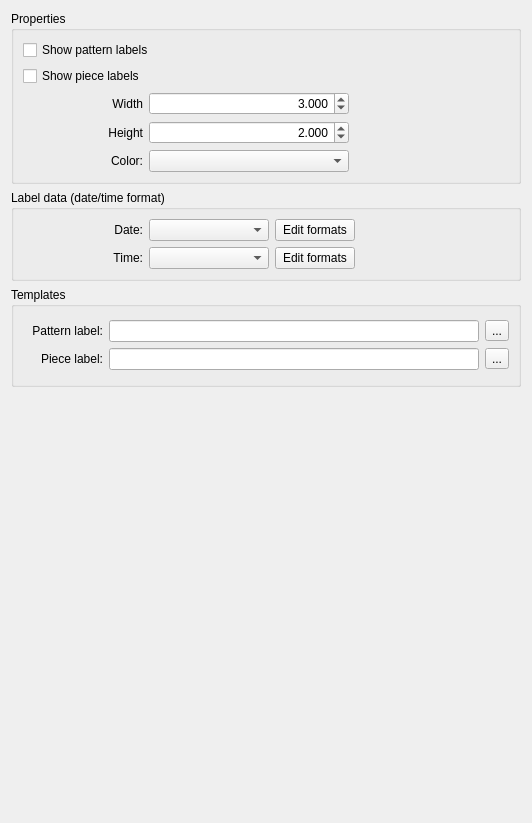
     <widget class="QWidget" name="tab_7">
      <property name="sizePolicy">
       <sizepolicy hsizetype="Expanding" vsizetype="Preferred">
        <horstretch>0</horstretch>
        <verstretch>0</verstretch>
       </sizepolicy>
      </property>
      <attribute name="title">
       <string>Labels</string>
      </attribute>
      <layout class="QVBoxLayout" name="verticalLayout_17">
       <item>
        <widget class="QGroupBox" name="labelsProperties_GroupBox">
         <property name="sizePolicy">
          <sizepolicy hsizetype="Expanding" vsizetype="Preferred">
           <horstretch>0</horstretch>
           <verstretch>0</verstretch>
          </sizepolicy>
         </property>
         <property name="minimumSize">
          <size>
           <width>420</width>
           <height>170</height>
          </size>
         </property>
         <property name="maximumSize">
          <size>
           <width>16777215</width>
           <height>16777215</height>
          </size>
         </property>
         <property name="font">
          <font>
           <pointsize>9</pointsize>
          </font>
         </property>
         <property name="title">
          <string>Properties</string>
         </property>
         <layout class="QVBoxLayout" name="verticalLayout_22">
          <item>
           <layout class="QVBoxLayout" name="verticalLayout_24">
            <item>
             <widget class="QCheckBox" name="showPatternLabels_CheckBox">
              <property name="sizePolicy">
               <sizepolicy hsizetype="Preferred" vsizetype="Preferred">
                <horstretch>0</horstretch>
                <verstretch>0</verstretch>
               </sizepolicy>
              </property>
              <property name="font">
               <font>
                <pointsize>9</pointsize>
               </font>
              </property>
              <property name="toolTip">
               <string>By default forbid flipping for all new created workpieces</string>
              </property>
              <property name="text">
               <string>Show pattern labels</string>
              </property>
             </widget>
            </item>
            <item>
             <widget class="QCheckBox" name="showPieceLabels_CheckBox">
              <property name="font">
               <font>
                <pointsize>9</pointsize>
               </font>
              </property>
              <property name="text">
               <string>Show piece labels</string>
              </property>
             </widget>
            </item>
           </layout>
          </item>
          <item>
           <layout class="QHBoxLayout" name="horizontalLayout_24">
            <item>
             <widget class="QLabel" name="labelWidth_Label">
              <property name="sizePolicy">
               <sizepolicy hsizetype="Preferred" vsizetype="Preferred">
                <horstretch>0</horstretch>
                <verstretch>0</verstretch>
               </sizepolicy>
              </property>
              <property name="minimumSize">
               <size>
                <width>120</width>
                <height>0</height>
               </size>
              </property>
              <property name="maximumSize">
               <size>
                <width>16777215</width>
                <height>16777215</height>
               </size>
              </property>
              <property name="font">
               <font>
                <pointsize>9</pointsize>
               </font>
              </property>
              <property name="text">
               <string>Width</string>
              </property>
              <property name="alignment">
               <set>Qt::AlignRight|Qt::AlignTrailing|Qt::AlignVCenter</set>
              </property>
             </widget>
            </item>
            <item>
             <widget class="QDoubleSpinBox" name="defaultLabelWidth_DoubleSpinBox">
              <property name="sizePolicy">
               <sizepolicy hsizetype="Preferred" vsizetype="Fixed">
                <horstretch>0</horstretch>
                <verstretch>0</verstretch>
               </sizepolicy>
              </property>
              <property name="minimumSize">
               <size>
                <width>200</width>
                <height>20</height>
               </size>
              </property>
              <property name="maximumSize">
               <size>
                <width>120</width>
                <height>16777215</height>
               </size>
              </property>
              <property name="font">
               <font>
                <pointsize>9</pointsize>
               </font>
              </property>
              <property name="styleSheet">
               <string notr="true"/>
              </property>
              <property name="alignment">
               <set>Qt::AlignRight|Qt::AlignTrailing|Qt::AlignVCenter</set>
              </property>
              <property name="decimals">
               <number>3</number>
              </property>
              <property name="minimum">
               <double>1.000000000000000</double>
              </property>
              <property name="maximum">
               <double>20.000000000000000</double>
              </property>
              <property name="singleStep">
               <double>0.100000000000000</double>
              </property>
              <property name="value">
               <double>3.000000000000000</double>
              </property>
             </widget>
            </item>
            <item>
             <spacer name="horizontalSpacer_25">
              <property name="orientation">
               <enum>Qt::Horizontal</enum>
              </property>
              <property name="sizeHint" stdset="0">
               <size>
                <width>58</width>
                <height>17</height>
               </size>
              </property>
             </spacer>
            </item>
           </layout>
          </item>
          <item>
           <layout class="QHBoxLayout" name="horizontalLayout_25">
            <item>
             <widget class="QLabel" name="labelHeight_Label">
              <property name="sizePolicy">
               <sizepolicy hsizetype="Preferred" vsizetype="Preferred">
                <horstretch>0</horstretch>
                <verstretch>0</verstretch>
               </sizepolicy>
              </property>
              <property name="minimumSize">
               <size>
                <width>120</width>
                <height>0</height>
               </size>
              </property>
              <property name="maximumSize">
               <size>
                <width>16777215</width>
                <height>16777215</height>
               </size>
              </property>
              <property name="font">
               <font>
                <pointsize>9</pointsize>
               </font>
              </property>
              <property name="text">
               <string>Height</string>
              </property>
              <property name="alignment">
               <set>Qt::AlignRight|Qt::AlignTrailing|Qt::AlignVCenter</set>
              </property>
             </widget>
            </item>
            <item>
             <widget class="QDoubleSpinBox" name="defaultLabelHeight_DoubleSpinBox">
              <property name="sizePolicy">
               <sizepolicy hsizetype="Preferred" vsizetype="Fixed">
                <horstretch>0</horstretch>
                <verstretch>0</verstretch>
               </sizepolicy>
              </property>
              <property name="minimumSize">
               <size>
                <width>200</width>
                <height>20</height>
               </size>
              </property>
              <property name="maximumSize">
               <size>
                <width>120</width>
                <height>16777215</height>
               </size>
              </property>
              <property name="font">
               <font>
                <pointsize>9</pointsize>
               </font>
              </property>
              <property name="styleSheet">
               <string notr="true"/>
              </property>
              <property name="alignment">
               <set>Qt::AlignRight|Qt::AlignTrailing|Qt::AlignVCenter</set>
              </property>
              <property name="decimals">
               <number>3</number>
              </property>
              <property name="minimum">
               <double>1.000000000000000</double>
              </property>
              <property name="maximum">
               <double>20.000000000000000</double>
              </property>
              <property name="singleStep">
               <double>0.100000000000000</double>
              </property>
              <property name="value">
               <double>2.000000000000000</double>
              </property>
             </widget>
            </item>
            <item>
             <spacer name="horizontalSpacer_26">
              <property name="orientation">
               <enum>Qt::Horizontal</enum>
              </property>
              <property name="sizeHint" stdset="0">
               <size>
                <width>58</width>
                <height>17</height>
               </size>
              </property>
             </spacer>
            </item>
           </layout>
          </item>
          <item>
           <layout class="QHBoxLayout" name="horizontalLayout_23">
            <item>
             <widget class="QLabel" name="labelsColor_Label">
              <property name="minimumSize">
               <size>
                <width>120</width>
                <height>0</height>
               </size>
              </property>
              <property name="font">
               <font>
                <pointsize>9</pointsize>
               </font>
              </property>
              <property name="text">
               <string>Color:</string>
              </property>
              <property name="alignment">
               <set>Qt::AlignRight|Qt::AlignTrailing|Qt::AlignVCenter</set>
              </property>
             </widget>
            </item>
            <item>
             <widget class="ColorComboBox" name="defaultLabelColor_ComboBox">
              <property name="minimumSize">
               <size>
                <width>200</width>
                <height>20</height>
               </size>
              </property>
              <property name="font">
               <font>
                <pointsize>9</pointsize>
               </font>
              </property>
              <property name="styleSheet">
               <string notr="true"/>
              </property>
             </widget>
            </item>
            <item>
             <spacer name="horizontalSpacer_23">
              <property name="orientation">
               <enum>Qt::Horizontal</enum>
              </property>
              <property name="sizeHint" stdset="0">
               <size>
                <width>160</width>
                <height>15</height>
               </size>
              </property>
             </spacer>
            </item>
           </layout>
          </item>
         </layout>
        </widget>
       </item>
       <item>
        <widget class="QGroupBox" name="Formats_GroupBox">
         <property name="sizePolicy">
          <sizepolicy hsizetype="Expanding" vsizetype="Preferred">
           <horstretch>0</horstretch>
           <verstretch>0</verstretch>
          </sizepolicy>
         </property>
         <property name="minimumSize">
          <size>
           <width>420</width>
           <height>0</height>
          </size>
         </property>
         <property name="maximumSize">
          <size>
           <width>16777215</width>
           <height>16777215</height>
          </size>
         </property>
         <property name="font">
          <font>
           <pointsize>9</pointsize>
          </font>
         </property>
         <property name="title">
          <string>Label data (date/time format)</string>
         </property>
         <layout class="QVBoxLayout" name="verticalLayout_4">
          <item>
           <layout class="QVBoxLayout" name="verticalLayout_3">
            <item>
             <layout class="QHBoxLayout" name="horizontalLayout_2">
              <item>
               <widget class="QLabel" name="dateFormats_Label">
                <property name="minimumSize">
                 <size>
                  <width>120</width>
                  <height>0</height>
                 </size>
                </property>
                <property name="font">
                 <font>
                  <pointsize>9</pointsize>
                 </font>
                </property>
                <property name="text">
                 <string>Date:</string>
                </property>
                <property name="alignment">
                 <set>Qt::AlignRight|Qt::AlignTrailing|Qt::AlignVCenter</set>
                </property>
               </widget>
              </item>
              <item>
               <widget class="QComboBox" name="dateFormats_ComboBox">
                <property name="sizePolicy">
                 <sizepolicy hsizetype="Preferred" vsizetype="Preferred">
                  <horstretch>0</horstretch>
                  <verstretch>0</verstretch>
                 </sizepolicy>
                </property>
                <property name="minimumSize">
                 <size>
                  <width>120</width>
                  <height>20</height>
                 </size>
                </property>
                <property name="maximumSize">
                 <size>
                  <width>120</width>
                  <height>16777215</height>
                 </size>
                </property>
                <property name="font">
                 <font>
                  <pointsize>9</pointsize>
                 </font>
                </property>
                <property name="styleSheet">
                 <string notr="true"/>
                </property>
               </widget>
              </item>
              <item>
               <widget class="QPushButton" name="editDateFormats_PushButton">
                <property name="minimumSize">
                 <size>
                  <width>75</width>
                  <height>20</height>
                 </size>
                </property>
                <property name="font">
                 <font>
                  <pointsize>9</pointsize>
                 </font>
                </property>
                <property name="text">
                 <string>Edit formats</string>
                </property>
               </widget>
              </item>
              <item>
               <spacer name="horizontalSpacer_4">
                <property name="orientation">
                 <enum>Qt::Horizontal</enum>
                </property>
                <property name="sizeHint" stdset="0">
                 <size>
                  <width>37</width>
                  <height>17</height>
                 </size>
                </property>
               </spacer>
              </item>
             </layout>
            </item>
            <item>
             <layout class="QHBoxLayout" name="horizontalLayout_3">
              <item>
               <widget class="QLabel" name="timeFormats_Label">
                <property name="minimumSize">
                 <size>
                  <width>120</width>
                  <height>0</height>
                 </size>
                </property>
                <property name="font">
                 <font>
                  <pointsize>9</pointsize>
                 </font>
                </property>
                <property name="text">
                 <string>Time:</string>
                </property>
                <property name="alignment">
                 <set>Qt::AlignRight|Qt::AlignTrailing|Qt::AlignVCenter</set>
                </property>
               </widget>
              </item>
              <item>
               <widget class="QComboBox" name="timeFormats_ComboBox">
                <property name="sizePolicy">
                 <sizepolicy hsizetype="Preferred" vsizetype="Preferred">
                  <horstretch>0</horstretch>
                  <verstretch>0</verstretch>
                 </sizepolicy>
                </property>
                <property name="minimumSize">
                 <size>
                  <width>120</width>
                  <height>20</height>
                 </size>
                </property>
                <property name="maximumSize">
                 <size>
                  <width>120</width>
                  <height>16777215</height>
                 </size>
                </property>
                <property name="font">
                 <font>
                  <pointsize>9</pointsize>
                 </font>
                </property>
                <property name="styleSheet">
                 <string notr="true"/>
                </property>
               </widget>
              </item>
              <item>
               <widget class="QPushButton" name="editTimeFormats_PushButton">
                <property name="minimumSize">
                 <size>
                  <width>75</width>
                  <height>20</height>
                 </size>
                </property>
                <property name="font">
                 <font>
                  <pointsize>9</pointsize>
                 </font>
                </property>
                <property name="text">
                 <string>Edit formats</string>
                </property>
               </widget>
              </item>
              <item>
               <spacer name="horizontalSpacer_5">
                <property name="orientation">
                 <enum>Qt::Horizontal</enum>
                </property>
                <property name="sizeHint" stdset="0">
                 <size>
                  <width>40</width>
                  <height>20</height>
                 </size>
                </property>
               </spacer>
              </item>
             </layout>
            </item>
           </layout>
          </item>
         </layout>
        </widget>
       </item>
       <item>
        <widget class="QGroupBox" name="groupBox_2">
         <property name="sizePolicy">
          <sizepolicy hsizetype="Expanding" vsizetype="Preferred">
           <horstretch>0</horstretch>
           <verstretch>0</verstretch>
          </sizepolicy>
         </property>
         <property name="minimumSize">
          <size>
           <width>0</width>
           <height>100</height>
          </size>
         </property>
         <property name="font">
          <font>
           <pointsize>9</pointsize>
          </font>
         </property>
         <property name="title">
          <string>Templates</string>
         </property>
         <layout class="QVBoxLayout" name="verticalLayout_8">
          <item>
           <layout class="QGridLayout" name="gridLayout">
            <item row="0" column="0">
             <widget class="QLabel" name="patternTemplate_Label">
              <property name="minimumSize">
               <size>
                <width>80</width>
                <height>0</height>
               </size>
              </property>
              <property name="font">
               <font>
                <pointsize>9</pointsize>
               </font>
              </property>
              <property name="text">
               <string>Pattern label:</string>
              </property>
              <property name="alignment">
               <set>Qt::AlignRight|Qt::AlignTrailing|Qt::AlignVCenter</set>
              </property>
             </widget>
            </item>
            <item row="0" column="1">
             <widget class="QLineEdit" name="patternTemplate_LineEdit">
              <property name="styleSheet">
               <string notr="true"/>
              </property>
             </widget>
            </item>
            <item row="0" column="2">
             <widget class="QToolButton" name="patternTemplate_ToolButton">
              <property name="text">
               <string notr="true">...</string>
              </property>
              <property name="icon">
               <iconset resource="../../../../libs/vmisc/share/resources/theme.qrc">
                <normaloff>:/icons/win.icon.theme/24x24/actions/document-open.png</normaloff>:/icons/win.icon.theme/24x24/actions/document-open.png</iconset>
              </property>
             </widget>
            </item>
            <item row="1" column="0">
             <widget class="QLabel" name="pieceTemplate_Label">
              <property name="minimumSize">
               <size>
                <width>80</width>
                <height>0</height>
               </size>
              </property>
              <property name="font">
               <font>
                <pointsize>9</pointsize>
               </font>
              </property>
              <property name="text">
               <string>Piece label:</string>
              </property>
              <property name="alignment">
               <set>Qt::AlignRight|Qt::AlignTrailing|Qt::AlignVCenter</set>
              </property>
             </widget>
            </item>
            <item row="1" column="1">
             <widget class="QLineEdit" name="pieceTemplate_LineEdit">
              <property name="styleSheet">
               <string notr="true"/>
              </property>
             </widget>
            </item>
            <item row="1" column="2">
             <widget class="QToolButton" name="pieceTemplate_ToolButton">
              <property name="text">
               <string notr="true">...</string>
              </property>
              <property name="icon">
               <iconset resource="../../../../libs/vmisc/share/resources/theme.qrc">
                <normaloff>:/icons/win.icon.theme/24x24/actions/document-open.png</normaloff>:/icons/win.icon.theme/24x24/actions/document-open.png</iconset>
              </property>
             </widget>
            </item>
           </layout>
          </item>
         </layout>
        </widget>
       </item>
       <item>
        <spacer name="verticalSpacer">
         <property name="orientation">
          <enum>Qt::Vertical</enum>
         </property>
         <property name="sizeHint" stdset="0">
          <size>
           <width>20</width>
           <height>425</height>
          </size>
         </property>
        </spacer>
       </item>
      </layout>
     </widget>
